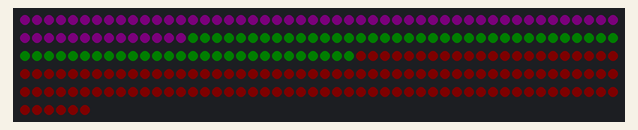
A sketch run on a simulated Arduino Uno, built with avr-gcc and run on an emulated ATmega328P. Shown: 256 RGB LEDs in strip order, left to right, continuing on the next row. Dim RGB values are drawn brighter than linear.

Above: at 0.23 s.

The sketch:

TiledMatrix_16x16_Arduino.ino
```cpp
#include <Adafruit_NeoPixel.h>
// 1 - Include at the top of Arduino sketch under your other #include statements.
#include "Pattern_TILED_MATRIX_16X16_EXAMPLE.h"

#define LED_PIN    7
#define LED_COUNT 256


Adafruit_NeoPixel strip(LED_COUNT, LED_PIN, NEO_GRB + NEO_KHZ800);
// 2 - Paste on top of setup() and under Adafruit NeoPixel declaration.
// Note: This assumes you named your pixel strip 'strip' as in the Adafruit sample
// from: https://learn.adafruit.com/adafruit-neopixel-uberguide?view=all#arduino-library-installation
// If you named it differently used that name here instead of 'strip'
GimpLedPattern * pattern_tiled_matrix_16x16_example = new Pattern_TILED_MATRIX_16X16_EXAMPLE(strip);

void setup() {
  // put your setup code here, to run once:
  // Setup Neopixels
  // Reduce brigthness 0-255
  strip.setBrightness(4);
  strip.begin();
  strip.show(); // Initialize all pixels to 'off'
}

void loop() {
  // put your main code here, to run repeatedly:

  // 3 - Paste inside loop() to run the pattern.
  pattern_tiled_matrix_16x16_example->playPattern();

  // 4 - Optional: Use this to stop the pattern while it is in the middle of running.
  //pattern_tiled_matrix_16x16_example->stopPattern();
}
```

GimpLedPattern.h
```cpp
#ifndef GIMP_LED_PATTERN_H
#define GIMP_LED_PATTERN_H
#include <Adafruit_NeoPixel.h>

class GimpLedPattern
{
  public:
    GimpLedPattern(Adafruit_NeoPixel& strip): mStrip(strip) {}
    ~GimpLedPattern(){}

    virtual void playPattern() = 0 ;
    virtual void stopPattern() = 0;

  protected:
    Adafruit_NeoPixel& mStrip;
    bool mInterrupt = false;
};

#endif
		
```

Pattern_TILED_MATRIX_16X16_EXAMPLE.h
```cpp
#ifndef TILED_MATRIX_16X16_EXAMPLE_H
#define TILED_MATRIX_16X16_EXAMPLE_H
#include <avr/pgmspace.h>
#include <Adafruit_NeoPixel.h>
#include "GimpLedPattern.h"

#define TILED_MATRIX_16X16_EXAMPLE_DELAY 400

#define TILED_MATRIX_16X16_EXAMPLE_TOTAL_LEDS 256

namespace NS_TILED_MATRIX_16X16_EXAMPLE {

	const uint32_t TLF_COLOR_SWAP[] PROGMEM = {
	0xa400c4, 0xa400c4, 0xa400c4, 0xa400c4, 0xa400c4, 0xa400c4, 0xa400c4, 0xa400c4, 0xa400c4, 0xa400c4,
	0xa400c4, 0xa400c4, 0xa400c4, 0xa400c4, 0xa400c4, 0xa400c4, 0xa400c4, 0xa400c4, 0xa400c4, 0xa400c4,
	0xa400c4, 0xa400c4, 0xa400c4, 0xa400c4, 0xa400c4, 0xa400c4, 0xa400c4, 0xa400c4, 0xa400c4, 0xa400c4,
	0xa400c4, 0xa400c4, 0xa400c4, 0xa400c4, 0xa400c4, 0xa400c4, 0xa400c4, 0xa400c4, 0xa400c4, 0xa400c4,
	0xa400c4, 0xa400c4, 0xa400c4, 0xa400c4, 0xa400c4, 0xa400c4, 0xa400c4, 0xa400c4, 0xa400c4, 0xa400c4,
	0xa400c4, 0xa400c4, 0xa400c4, 0xa400c4, 0xa400c4, 0xa400c4, 0xa400c4, 0xa400c4, 0xa400c4, 0xa400c4,
	0xa400c4, 0xa400c4, 0xa400c4, 0xa400c4, 0x00ff29, 0x00ff29, 0x00ff29, 0x00ff29, 0x00ff29, 0x00ff29,
	0x00ff29, 0x00ff29, 0x00ff29, 0x00ff29, 0x00ff29, 0x00ff29, 0x00ff29, 0x00ff29, 0x00ff29, 0x00ff29,
	0x00ff29, 0x00ff29, 0x00ff29, 0x00ff29, 0x00ff29, 0x00ff29, 0x00ff29, 0x00ff29, 0x00ff29, 0x00ff29,
	0x00ff29, 0x00ff29, 0x00ff29, 0x00ff29, 0x00ff29, 0x00ff29, 0x00ff29, 0x00ff29, 0x00ff29, 0x00ff29,
	0x00ff29, 0x00ff29, 0x00ff29, 0x00ff29, 0x00ff29, 0x00ff29, 0x00ff29, 0x00ff29, 0x00ff29, 0x00ff29,
	0x00ff29, 0x00ff29, 0x00ff29, 0x00ff29, 0x00ff29, 0x00ff29, 0x00ff29, 0x00ff29, 0x00ff29, 0x00ff29,
	0x00ff29, 0x00ff29, 0x00ff29, 0x00ff29, 0x00ff29, 0x00ff29, 0x00ff29, 0x00ff29, 0xff0000, 0xff0000,
	0xff0000, 0xff0000, 0xff0000, 0xff0000, 0xff0000, 0xff0000, 0xff0000, 0xff0000, 0xff0000, 0xff0000,
	0xff0000, 0xff0000, 0xff0000, 0xff0000, 0xff0000, 0xff0000, 0xff0000, 0xff0000, 0xff0000, 0xff0000,
	0xff0000, 0xff0000, 0xff0000, 0xff0000, 0xff0000, 0xff0000, 0xff0000, 0xff0000, 0xff0000, 0xff0000,
	0xff0000, 0xff0000, 0xff0000, 0xff0000, 0xff0000, 0xff0000, 0xff0000, 0xff0000, 0xff0000, 0xff0000,
	0xff0000, 0xff0000, 0xff0000, 0xff0000, 0xff0000, 0xff0000, 0xff0000, 0xff0000, 0xff0000, 0xff0000,
	0xff0000, 0xff0000, 0xff0000, 0xff0000, 0xff0000, 0xff0000, 0xff0000, 0xff0000, 0xff0000, 0xff0000,
	0xff0000, 0xff0000, 0xff0000, 0xff0000, 0xff0000, 0xff0000, 0xff0000, 0xff0000, 0xff0000, 0xff0000,
	0xff0000, 0xff0000, 0xff0000, 0xff0000, 0xff0000, 0xff0000, 0xff0000, 0xff0000, 0xff0000, 0xff0000,
	0xff0000, 0xff0000, 0xff0000, 0xff0000, 0xff0000, 0xff0000, 0xff0000, 0xff0000, 0xff0000, 0xff0000,
	0xff0000, 0xff0000, 0xff0000, 0xff0000, 0xff0000, 0xff0000, 0xff0000, 0xff0000, 0xff0000, 0xff0000,
	0xff0000, 0xff0000, 0xff0000, 0xff0000, 0xff0000, 0xff0000, 0xff0000, 0xff0000, 0xff0000, 0xff0000,
	0xff0000, 0xff0000, 0xff0000, 0xff0000, 0xff0000, 0xff0000, 0xff0000, 0xff0000, 0xff0000, 0xff0000,
	0xff0000, 0xff0000, 0xff0000, 0xff0000, 0xff0000, 0xff0000
	};

	const uint32_t BACKGROUND[] PROGMEM = {
	0x000000, 0x000000, 0x000000, 0x000000, 0x000000, 0x000000, 0x000000, 0x000000, 0x000000, 0x000000,
	0x000000, 0x000000, 0x000000, 0x000000, 0x000000, 0x000000, 0x000000, 0x000000, 0x000000, 0x000000,
	0x000000, 0x000000, 0x000000, 0x000000, 0x000000, 0x000000, 0x000000, 0x000000, 0x000000, 0x000000,
	0x000000, 0x000000, 0x000000, 0x000000, 0x000000, 0x000000, 0x000000, 0x000000, 0x000000, 0x000000,
	0x000000, 0x000000, 0x000000, 0x000000, 0x000000, 0x000000, 0x000000, 0x000000, 0x000000, 0x000000,
	0x000000, 0x000000, 0x000000, 0x000000, 0x000000, 0x000000, 0x000000, 0x000000, 0x000000, 0x000000,
	0x000000, 0x000000, 0x000000, 0x000000, 0x000000, 0x000000, 0x000000, 0x000000, 0x000000, 0x000000,
	0x000000, 0x000000, 0x000000, 0x000000, 0x000000, 0x000000, 0x000000, 0x000000, 0x000000, 0x000000,
	0x000000, 0x000000, 0x000000, 0x000000, 0x000000, 0x000000, 0x000000, 0x000000, 0x000000, 0x000000,
	0x000000, 0x000000, 0x000000, 0x000000, 0x000000, 0x000000, 0x000000, 0x000000, 0x000000, 0x000000,
	0x000000, 0x000000, 0x000000, 0x000000, 0x000000, 0x000000, 0x000000, 0x000000, 0x000000, 0x000000,
	0x000000, 0x000000, 0x000000, 0x000000, 0x000000, 0x000000, 0x000000, 0x000000, 0x000000, 0x000000,
	0x000000, 0x000000, 0x000000, 0x000000, 0x000000, 0x000000, 0x000000, 0x000000, 0x000000, 0x000000,
	0x000000, 0x000000, 0x000000, 0x000000, 0x000000, 0x000000, 0x000000, 0x000000, 0x000000, 0x000000,
	0x000000, 0x000000, 0x000000, 0x000000, 0x000000, 0x000000, 0x000000, 0x000000, 0x000000, 0x000000,
	0x000000, 0x000000, 0x000000, 0x000000, 0x000000, 0x000000, 0x000000, 0x000000, 0x000000, 0x000000,
	0x000000, 0x000000, 0x000000, 0x000000, 0x000000, 0x000000, 0x000000, 0x000000, 0x000000, 0x000000,
	0x000000, 0x000000, 0x000000, 0x000000, 0x000000, 0x000000, 0x000000, 0x000000, 0x000000, 0x000000,
	0x000000, 0x000000, 0x000000, 0x000000, 0x000000, 0x000000, 0x000000, 0x000000, 0x000000, 0x000000,
	0x000000, 0x000000, 0x000000, 0x000000, 0x000000, 0x000000, 0x000000, 0x000000, 0x000000, 0x000000,
	0x000000, 0x000000, 0x000000, 0x000000, 0x000000, 0x000000, 0x000000, 0x000000, 0x000000, 0x000000,
	0x000000, 0x000000, 0x000000, 0x000000, 0x000000, 0x000000, 0x000000, 0x000000, 0x000000, 0x000000,
	0x000000, 0x000000, 0x000000, 0x000000, 0x000000, 0x000000, 0x000000, 0x000000, 0x000000, 0x000000,
	0x000000, 0x000000, 0x000000, 0x000000, 0x000000, 0x000000, 0x000000, 0x000000, 0x000000, 0x000000,
	0x000000, 0x000000, 0x000000, 0x000000, 0x000000, 0x000000, 0x000000, 0x000000, 0x000000, 0x000000,
	0x000000, 0x000000, 0x000000, 0x000000, 0x000000, 0x000000
	};

	const uint32_t *const TILED_MATRIX_16X16_EXAMPLE[] PROGMEM = {
	TLF_COLOR_SWAP,
	BACKGROUND,
	};

	const uint32_t TILED_MATRIX_16X16_EXAMPLE_SIZES[] PROGMEM = {
	256,
	256,
	};

}

using namespace NS_TILED_MATRIX_16X16_EXAMPLE;


class Pattern_TILED_MATRIX_16X16_EXAMPLE : public GimpLedPattern
{

  public:
    Pattern_TILED_MATRIX_16X16_EXAMPLE(Adafruit_NeoPixel& strip): GimpLedPattern(strip){}

    ~Pattern_TILED_MATRIX_16X16_EXAMPLE(){}

    void playPattern()
    {
      int totalFrames = sizeof(TILED_MATRIX_16X16_EXAMPLE) / sizeof(uint32_t*);
      for (int framePos = 0; framePos < totalFrames; framePos ++)
      {
        int frameTotalLeds = pgm_read_dword(&(TILED_MATRIX_16X16_EXAMPLE_SIZES[framePos]));
		int ledOffset = 0;
        for (int ledPos = 0; ledPos < frameTotalLeds; ledPos++)
        {
          if(mInterrupt)
          {
            // If we are interrupted stop the pattern. "Clean" LED pattern.
            mStrip.clear();
            mStrip.show();
            mInterrupt = false;
            return;
          }
          uint32_t ledColor = pgm_read_dword(&(TILED_MATRIX_16X16_EXAMPLE[framePos][ledPos]));
          int blue = ledColor & 0x00FF;
          int green = (ledColor >> 8) & 0x00FF;
          int red = (ledColor >>  16) & 0x00FF;
          mStrip.setPixelColor(ledPos + ledOffset, red, green, blue);

        }
        mStrip.show();
        delay(TILED_MATRIX_16X16_EXAMPLE_DELAY);
      }
    }


    void stopPattern()
    {
      mInterrupt = true;
    }
};

#endif //TILED_MATRIX_16X16_EXAMPLE_H
```
